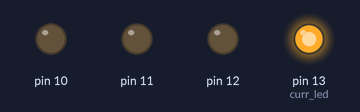
Simulated run of this sketch. Board: Arduino Uno, built with avr-gcc and run on an emulated ATmega328P. Shown: output pins drawn as LEDs (lit = HIGH).

Above: at 0.5 s.
At 1.5 s:
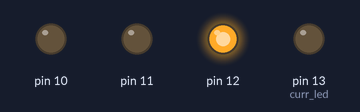
At 2.5 s:
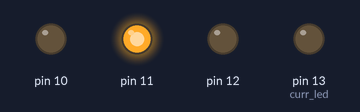
At 3.5 s:
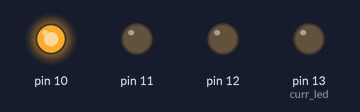
Timing chart, 0 to 5.2 s (numbered marks = the images above):
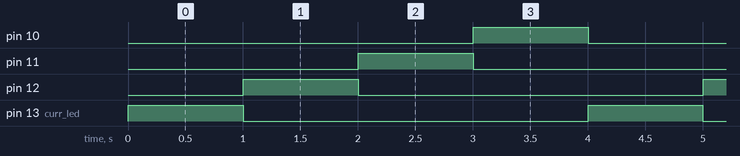

Measured:
- by itself, pin 10–12, pin 13 (curr_led): alternates HIGH for 1.0 s and LOW for 3.0 s
- by itself, everything shown: repeats every 4.0 s, in 8 steps

The sketch:

AltBlink.ino
```cpp
#define MAX_LED 13
#define LEDS 4

int terminal_led = 13 - LEDS;
int curr_led = MAX_LED;

// the setup function runs once when you press reset or power the board
void setup() {

  // initialize digital pin LED_BUILTIN as an output.
  for (int led_index = MAX_LED; led_index > terminal_led; --led_index) {

      pinMode(led_index, OUTPUT);
  }
}

// the loop function runs over and over again forever
void loop() {

  // turn the curr LED on
  digitalWrite(curr_led, HIGH);

  // turn the other LEDs off
  for (int led_index = MAX_LED; led_index > terminal_led; --led_index) {

      if (led_index == curr_led)
        continue;

      digitalWrite(led_index, LOW);
  }

  // wait for a second
  delay(1000);

  // turn the curr LED off
  digitalWrite(curr_led, LOW);

  // Choose the next curr LED
  curr_led = (curr_led - 1) <= terminal_led ? MAX_LED : curr_led - 1;
}
```
